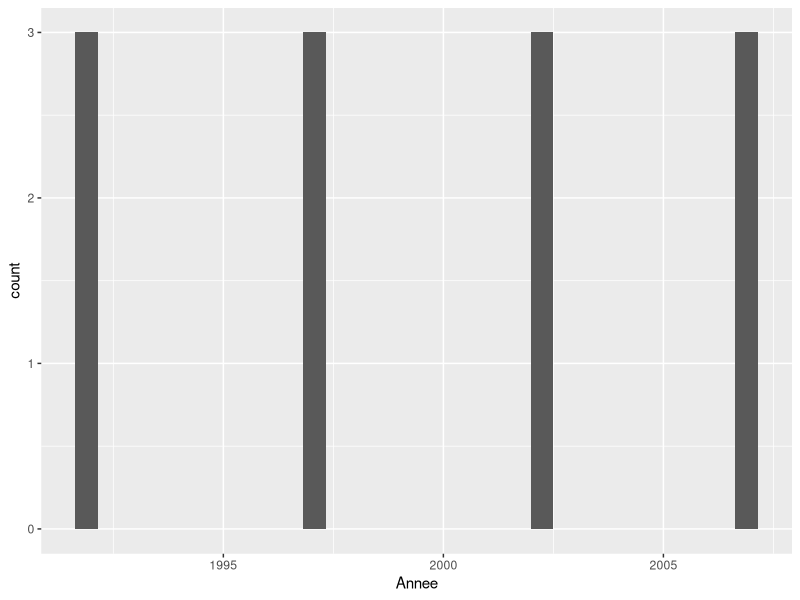
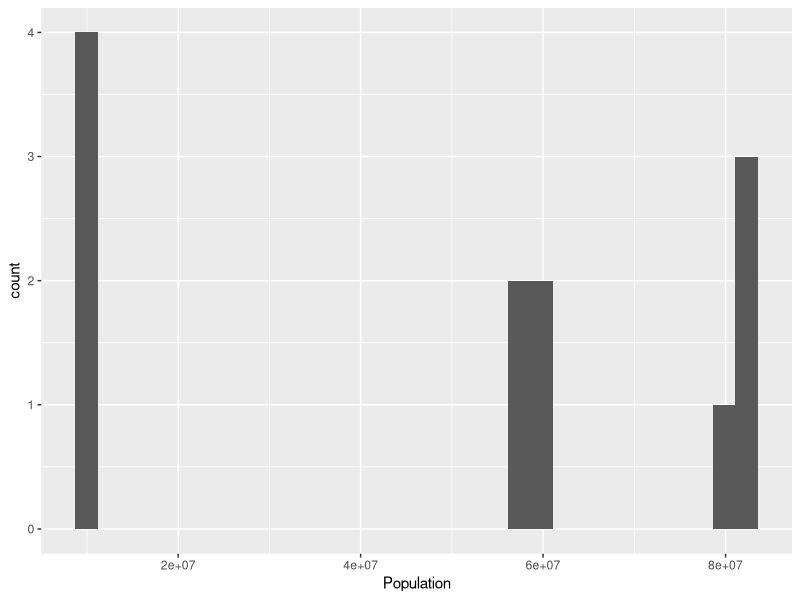
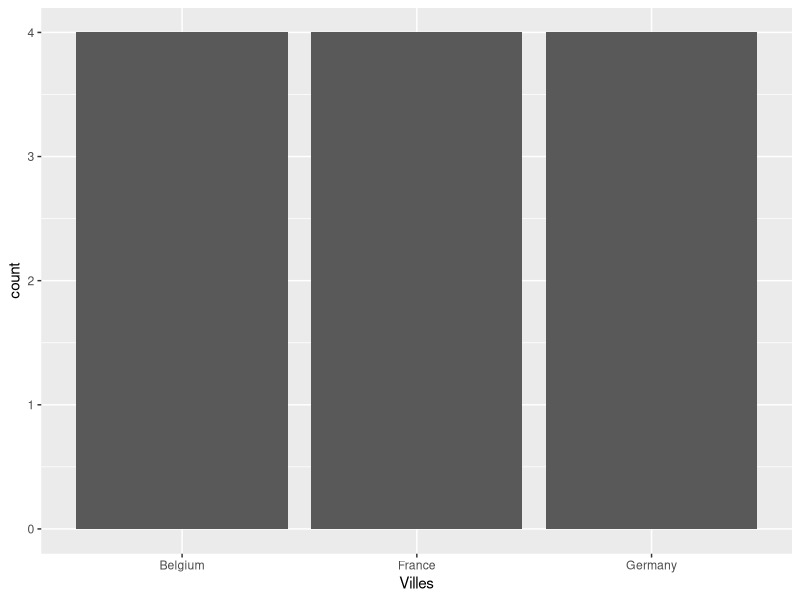
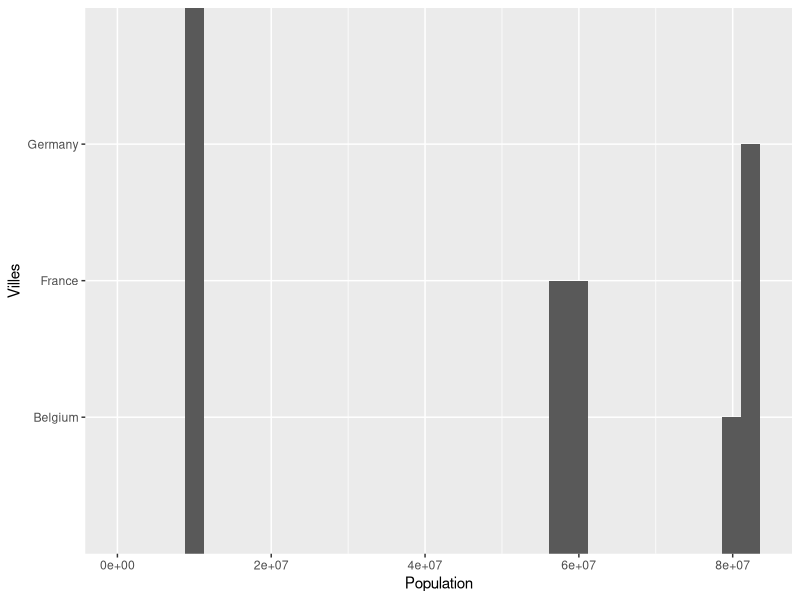
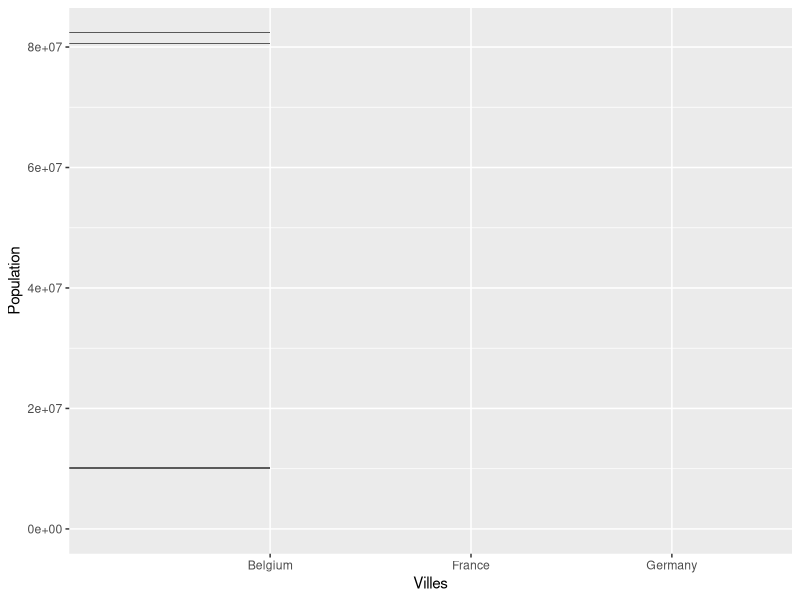
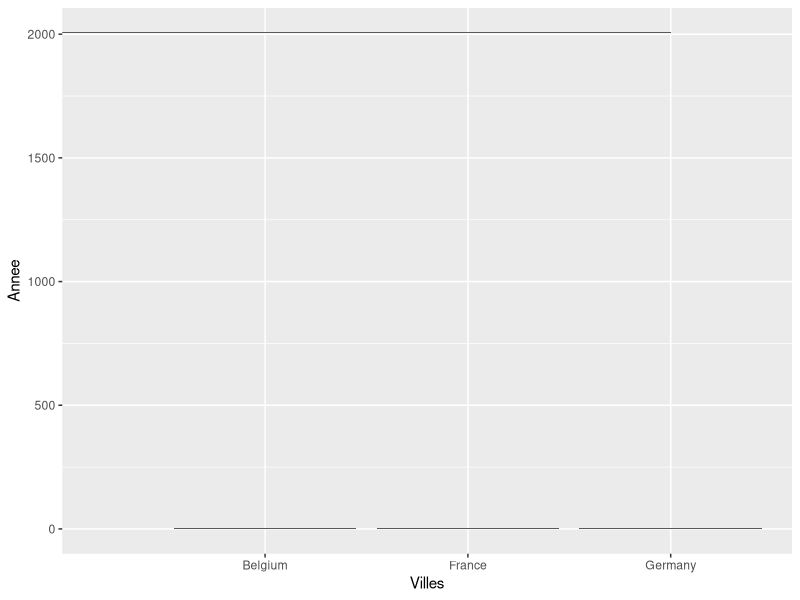

Source code (R) for these figures, in order:
## ---- chunk 1
knitr::opts_chunk$set(echo = TRUE)
## ---- chunk 2
# Importation des packages ####
library(tidyverse)
library(readxl)
install.packages("ggplot2")
library(ggplot2)
## ---- chunk 3
library(dplyr)
library(tidyr)
## ---- chunk 4
# Importation et lecture des données ####
Country <- read_excel("Country.xlsx")
View(Country)
names(Country)
#présentation des données des du tableau Country
(data = Country)
## ---- chunk 5
# Sélection dans une table ####

Country [-(1:3), ] #sélection des infos du tableau de la ligne 1 #à la ligne 9
## ---- chunk 6
# présentation du nombre de lignes comportant les # 3 villes 
Country$Population
Country$Annee
Country$Ville
## ---- chunk 7
#dans le tableau Country, présentez les 3 premières lignes
head(Country, 3)
## ---- chunk 8
#Afficher toutes les lignes du tableau Country
head(Country, 12)
## ---- chunk 9
head(Country, 12)
  ggplot(data = Country) +    
    geom_histogram(aes(x=Annee))
bins = 30

## ---- chunk 10
  ggplot (data = Country) +    
    geom_histogram(aes(x = Population))
      bins = 50
## ---- chunk 11
Villes <- Country$Ville
  ggplot(Country) +
    geom_bar (aes(x=Villes))
      bins = 30
## ---- chunk 12
Villes <- Country$Ville
  ggplot(Country) +
    geom_bar(aes(y = Villes)) +  geom_histogram(aes(x = Population))
          bins = 30
## ---- chunk 13
Villes <- Country$Ville
  ggplot(Country) +
    geom_bar(aes(x = Villes)) +  geom_bar(aes(y = Population))
          bins = 30
## ---- chunk 14
Villes <- Country$Ville
  ggplot(Country) +
    geom_bar(aes(x = Villes)) +  geom_histogram(aes(y = Annee))
          bins = 30
          #diagramme étrange à revoir
## ---- chunk 15
# "slice" sélectionne les lignes du tableau selon #leurs positions
slice(Country, 3)
## ---- chunk 16
slice(Country, 1: 6)
#sélection des 6 premières lignes du tableau
## ---- chunk 17
slice_tail(Country, n = 4)
#selection des 4 dernières lignes
## ---- chunk 18
slice_head(Country, n = 7)
#infos des 7 premières lignes
## ---- chunk 19
filter(Country, Ville == "France")
## ---- chunk 20
filter(Country, Ville == "France")
#choisir les infos des lignes comportant la france
## ---- chunk 21
filter(Country, Annee == "1992" & Ville == "Germany" )
## ---- chunk 22
filter(Country, is.na(Annee == "2022"))
#filtrer avec une valeur inexitante
## ---- chunk 23
filter(Country, Ville == "Germany" & is.na (Annee == "2021"))
#tant qu'une valeur n'existe pas dans le tableau, on n'affiche pas"
